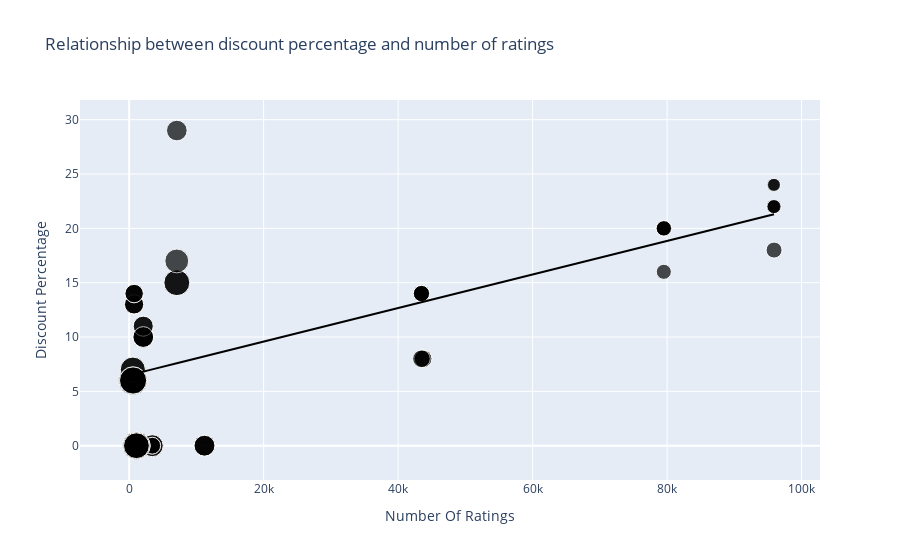

The notebook cell this image was saved under:
### Code cell
#discount percentage vs ratings
figure=px.scatter(data_frame = data, x = "Number Of Ratings", y = "Discount Percentage", size="Sale Price", trendline = "ols", title = "Relationship between discount percentage and number of ratings",color_discrete_sequence=['black'])
figure.show()

### Figure 1 — Plotly figure (JSON) as saved in the notebook; plotly's stock layout.template omitted (floating-point values rounded to 4 significant figures)
{"data": [{"hovertemplate": "Number Of Ratings=%{x}<br>Discount Percentage=%{y}<br>Sale Price=%{marker.size}<extra></extra>", "legendgroup": "", "marker": {"color": "black", "size": [49900, 84900, 84900, 77000, 77000, 49900, 49900, 77000, 89900, 41999, 39999, 41999, 41999, 41999, 131900, 117100, 131900, 117100, 74999, 117900, 117100, 117900, 99900, 44999, 140900, 130900, 64900, 120900, 59900, 75900, 110900, 130900, 120900, 64900, 64900, 75900, 75900, 120900, 59900, 120900, 75900, 140900, 70900, 70900, 75900, 59900, 110900, 120900, 130900, 130900, 54999, 54999, 29999, 34999, 34999, 34999, 54999, 29999, 46999, 46999, 46999, 46999], "sizemode": "area", "sizeref": 352.2, "symbol": "circle"}, "mode": "markers", "name": "", "orientation": "v", "showlegend": false, "type": "scatter", "x": [3431, 3431, 3431, 11202, 11202, 3431, 3431, 11202, 1454, 79512, 79512, 79582, 79512, 79512, 1078, 1078, 1078, 1078, 7088, 7088, 1078, 7088, 7081, 95909, 542, 580, 740, 545, 740, 2101, 545, 580, 580, 730, 730, 2101, 2101, 580, 740, 580, 2092, 545, 2101, 2092, 2101, 740, 545, 580, 580, 580, 43707, 43707, 95807, 95909, 95807, 95909, 43470, 95909, 43470, 43470, 43470, 43470], "xaxis": "x", "y": [0, 0, 0, 0, 0, 0, 0, 0, 0, 20, 16, 20, 20, 20, 0, 0, 0, 0, 29, 15, 0, 15, 17, 18, 6, 6, 13, 6, 14, 10, 7, 6, 6, 13, 13, 10, 10, 6, 14, 6, 10, 6, 11, 11, 10, 14, 7, 6, 6, 6, 8, 8, 24, 22, 22, 22, 8, 24, 14, 14, 14, 14], "yaxis": "y"}, {"hovertemplate": "<b>OLS trendline</b><br>Discount Percentage = 0.000154292 * Number Of Ratings + 6.49233<br>R<sup>2</sup>=0.468988<br><br>Number Of Ratings=%{x}<br>Discount Percentage=%{y} <b>(trend)</b><extra></extra>", "legendgroup": "", "marker": {"color": "black", "symbol": "circle"}, "mode": "lines", "name": "", "showlegend": false, "type": "scatter", "x": [542, 545, 545, 545, 545, 580, 580, 580, 580, 580, 580, 580, 580, 730, 730, 740, 740, 740, 740, 1078, 1078, 1078, 1078, 1078, 1454, 2092, 2092, 2101, 2101, 2101, 2101, 2101, 3431, 3431, 3431, 3431, 3431, 7081, 7088, 7088, 7088, 11202, 11202, 11202, 43470, 43470, 43470, 43470, 43470, 43707, 43707, 79512, 79512, 79512, 79512, 79582, 95807, 95807, 95909, 95909, 95909, 95909], "xaxis": "x", "y": [6.576, 6.576, 6.576, 6.576, 6.576, 6.582, 6.582, 6.582, 6.582, 6.582, 6.582, 6.582, 6.582, 6.605, 6.605, 6.607, 6.607, 6.607, 6.607, 6.659, 6.659, 6.659, 6.659, 6.659, 6.717, 6.815, 6.815, 6.816, 6.816, 6.816, 6.816, 6.816, 7.022, 7.022, 7.022, 7.022, 7.022, 7.585, 7.586, 7.586, 7.586, 8.221, 8.221, 8.221, 13.2, 13.2, 13.2, 13.2, 13.2, 13.24, 13.24, 18.76, 18.76, 18.76, 18.76, 18.77, 21.27, 21.27, 21.29, 21.29, 21.29, 21.29], "yaxis": "y"}], "layout": {"legend": {"itemsizing": "constant", "tracegroupgap": 0}, "title": {"text": "Relationship between discount percentage and number of ratings"}, "xaxis": {"anchor": "y", "domain": [0, 1], "title": {"text": "Number Of Ratings"}}, "yaxis": {"anchor": "x", "domain": [0, 1], "title": {"text": "Discount Percentage"}}}}
